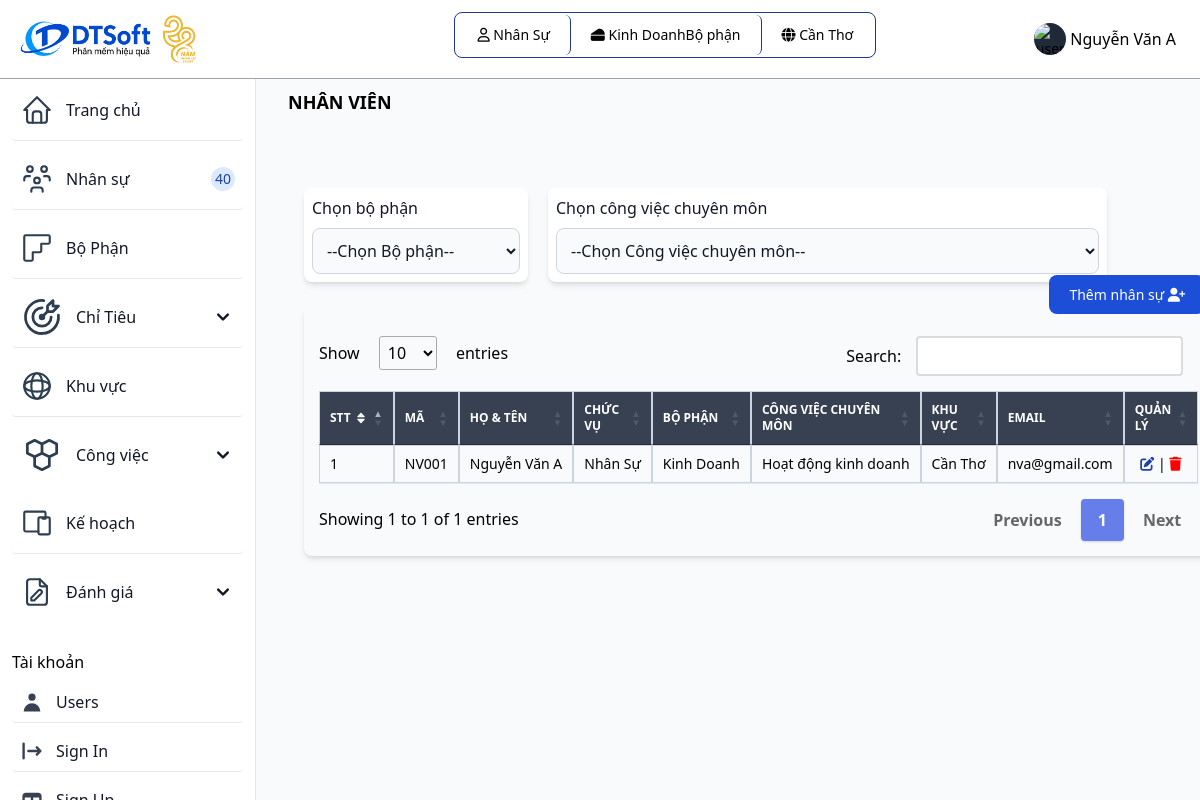
/nhanvien.php (signed in), run on an earlier commit of the app's database.
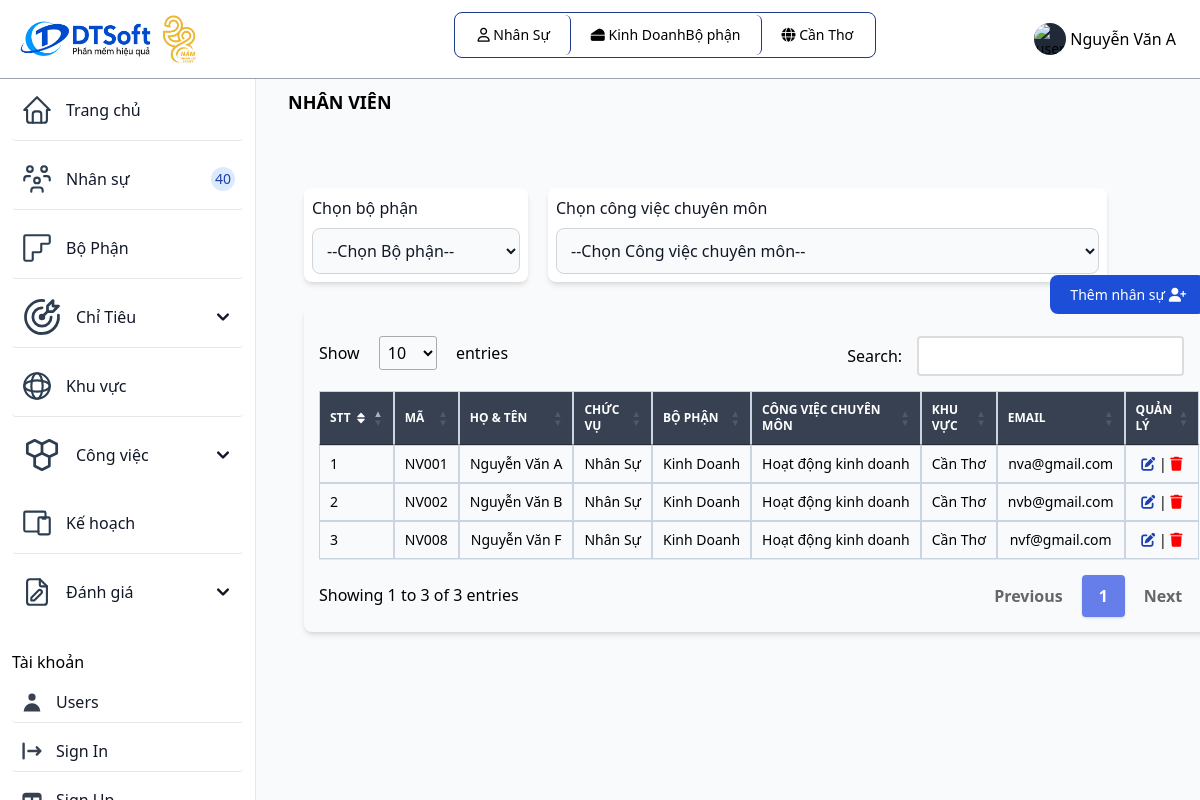
And on a later commit of the database.
### tables this page shows
CREATE TABLE `vaitro` (
  `id_vaitro` varchar(10) NOT NULL,
  `tenvaitro` varchar(255) NOT NULL,
  `mota` varchar(255) NOT NULL
);

CREATE TABLE `bophan` (
  `id_bophan` varchar(10) NOT NULL,
  `id_khuvuc` varchar(10) NOT NULL,
  `tenbophan` varchar(255) NOT NULL,
  `cvchuyenmon` varchar(255) NOT NULL
);

CREATE TABLE `khuvuc` (
  `id_khuvuc` varchar(10) NOT NULL,
  `tenkhuvuc` varchar(255) NOT NULL,
  `diachi` varchar(255) NOT NULL,
  `sdt` int(20) NOT NULL
);

CREATE TABLE `nguoidung` (
  `id_nguoidung` varchar(10) NOT NULL,
  `id_bophan` varchar(10) NOT NULL,
  `id_vaitro` varchar(10) NOT NULL,
  `id_khuvuc` varchar(10) NOT NULL,
  `tennguoidung` varchar(255) NOT NULL,
  `sdt` varchar(20) NOT NULL,
  `diachi` varchar(255) NOT NULL,
  `email` varchar(255) NOT NULL,
  `password` varchar(255) NOT NULL,
  `ngaysinh` varchar(20) NOT NULL,
  `gioitinh` varchar(255) NOT NULL
);

### nhanvien.php (the view, shortened to what this page needs)
<?php
include "inc/header.php";
include "db/database.php";
$id_vt = $_SESSION['id_vaitro'];
$id_bp = $_SESSION['id_bophan'];
$id_kv = $_SESSION['id_khuvuc'];
if ($id_vt == 'QLKV') {
  $sql = "SELECT * FROM nguoidung, vaitro, bophan, khuvuc
  WHERE nguoidung.id_khuvuc = khuvuc.id_khuvuc
  AND   nguoidung.id_vaitro = vaitro.id_vaitro
  AND   nguoidung.id_bophan = bophan.id_bophan
  AND   khuvuc.id_khuvuc = '".$id_kv."'";
  $query = mysqli_query($connect, $sql);
} else if ($id_vt = 'QLBP') {
  $sql = "SELECT * FROM nguoidung, vaitro, bophan, khuvuc
  WHERE nguoidung.id_khuvuc = khuvuc.id_khuvuc
  AND   nguoidung.id_vaitro = vaitro.id_vaitro
  AND   nguoidung.id_bophan = bophan.id_bophan
  AND   khuvuc.id_khuvuc = '".$id_kv."'
  AND   bophan.id_bophan = '".$id_bp."'
  AND nguoidung.id_vaitro NOT IN (SELECT nguoidung.id_vaitro FROM nguoidung WHERE nguoidung.id_vaitro = 'QLBP' OR nguoidung.id_vaitro = 'QLKV') ";
  $query = mysqli_query($connect, $sql);
}
?>
<div class="p-4 sm:ml-64">
  <div class="p-4 mt-14">
    <div class="mb-4 font-bold text-lg uppercase">Nhân viên</div>
    <div class="p-4 mt-14 grid">
      <div class="flex">
        <div class="shadow-md bg-white p-2 rounded-lg">
          <label for="countries" class="block mb-2 text-base font-medium text-gray-900">Chọn bộ phận</label>
          <select id="filter-select1" class="bg-gray-50 border border-gray-300 text-gray-900 text-base rounded-lg focus:ring-blue-500 focus:border-blue-500 block w-full p-2.5 dark:bg-gray-700 dark:border-gray-600 dark:placeholder-gray-400 dark:text-white dark:focus:ring-blue-500 dark:focus:border-blue-500">
            <option selected>--Chọn Bộ phận--</option>
          </select>
        </div>
        <div class="ml-5 shadow-md bg-white p-2 rounded-lg">
          <label class="block mb-2 text-base font-medium text-gray-900">Chọn công việc chuyên môn</label>
          <select id="filter-select2" class="bg-gray-50 border border-gray-300 text-gray-900 text-base rounded-lg focus:ring-blue-500 focus:border-blue-500 block w-full p-2.5 dark:bg-gray-700 dark:border-gray-600 dark:placeholder-gray-400 dark:text-white dark:focus:ring-blue-500 dark:focus:border-blue-500">
            <option selected>--Chọn Công việc chuyên môn--</option>
          </select>
        </div>
      </div>
      <div class="justify-self-end">
        <a href="themnhanvien.php" class="text-white bg-blue-700 hover:bg-blue-800 focus:ring-4 focus:ring-blue-300 font-medium rounded-lg text-sm px-5 py-2.5 mr-2 mb-2 dark:bg-blue-600 dark:hover:bg-blue-700 focus:outline-none dark:focus:ring-blue-800">
          Thêm nhân sự <i class="fa-solid fa-user-plus"></i>
        </a>
      </div>
      <div class="mb-4">
        <div class="relative overflow-x-auto shadow-md sm:rounded-lg">
          <table id="myTable1" class="w-full text-sm text-gray-500 dark:text-gray-400">
            <thead class="text-xs text-white uppercase bg-gray-700">
              <tr>
                <th class="px-3 py-3 border border-slate-300">
                  <div class="flex items-center">
                    STT
                    <a href="#"></a>
                  </div>
                </th>
                <th class="px-3 py-3 border border-slate-300">
                  Mã
                </th>
                <th class="px-3 py-3 border border-slate-300">
                  Họ & Tên
                </th>
                <th class="px-3 py-3 border border-slate-300">
                  Chức vụ
                </th>
                <th class="px-3 py-3 border border-slate-300">
                  Bộ phận
                </th>
                <th class="px-3 py-3 border border-slate-300">
                  Công việc chuyên môn
                </th>
                <th class="px-3 py-3 border border-slate-300">
                  Khu vực
                </th>
                <th class="px-3 py-3 border border-slate-300">
                  Email
                </th>
                <th class="px-3 py-3 border border-slate-300">
                  QUẢN LÝ
                </th>
              </tr>
            </thead>
            <tbody class="text-black text-center">
              <?php
              $i = 0;
              while ($row = mysqli_fetch_array($query)) {
                $i++;
              ?>
                <tr class="bg-white border-b dark:border-gray-700 hover:bg-gray-50">
                  <td class="px-5 text-left border border-slate-300"><?php echo $i ?></td>
                  <td class="text-center font-medium border border-slate-300"><?php echo $row['id_nguoidung'] ?></td>
                  <td scope="row" class="px-3 py-4 font-medium whitespace-nowrap border border-slate-300">
                    <?php echo $row['tennguoidung'] ?>
                  </td>
                  <td class="px-3 py-4 font-medium whitespace-nowrap border border-slate-300">
                    <?php echo $row['tenvaitro'] ?>
                  </td>
                  <td class="px-3 py-4 font-medium whitespace-nowrap border border-slate-300">
                    <?php echo $row['tenbophan'] ?>
                  </td>
                  <td class="px-3 py-4 font-medium whitespace-nowrap border border-slate-300">
                    <?php echo $row['cvchuyenmon'] ?>
                  </td>
                  <td class="px-3 py-4 font-medium whitespace-nowrap border border-slate-300">
                    <?php echo $row['tenkhuvuc'] ?>
                  </td>
                  <td class="px-3 py-4 font-medium whitespace-nowrap border border-slate-300 text-center">
                    <?php echo $row['email'] ?>
                  </td>
                  <td class="px-3 py-4 font-medium whitespace-nowrap border border-slate-300 text-center">
                    <a class="text-blue-800" href="chinhsuanhanvien.php?action=sua&idnhansu=<?php echo $row['id_nguoidung']  ?>">
                      <i class="fa-solid fa-pen-to-square"></i>
                    </a> |
                    <a href="xoanhanvien.php?action=xoa&idnhansu=<?php echo $row['id_nguoidung']  ?>">
                      <i class="fa-solid fa-trash" style="color: red;"></i>
                    </a>
                  </td>
                </tr>
              <?php
              }
              ?>
            </tbody>
          </table>
        </div>
      </div>
    </div>
  </div>
  </body>
  </html>

### inc/header.php (shortened to what this page needs)
<?php
 include_once('db/connect.php');
?>
<!DOCTYPE html>
<html lang="en">
<head>
	<link href="https://unpkg.com/tailwindcss@2.2.19/dist/tailwind.min.css" rel=" stylesheet">
  <link rel="stylesheet" href="https://cdnjs.cloudflare.com/ajax/libs/font-awesome/6.4.0/css/all.min.css">
	<link href="https://cdn.datatables.net/1.10.19/css/jquery.dataTables.min.css" rel="stylesheet">
	<link href="https://cdn.datatables.net/responsive/2.2.3/css/responsive.dataTables.min.css" rel="stylesheet">
  <script src="https://cdn.tailwindcss.com"></script>
</head>
<body class="g-sidenav-show bg-slate-50" id="draggable">
  <nav class="fixed top-0 z-50 w-full bg-white border-b border-gray-400 dark:border-gray-100 text-black">
        <div class="px-3 py-3 lg:px-5 lg:pl-3">
          <div class="flex items-center justify-between">
            <div class="flex items-center justify-start">
              <a href="index.php" class="flex ml-2 md:mr-24">
                <img src="assets/img/logo.jpg" class="h-12 mr-3" alt="FlowBite Logo" />
              </a>
            </div>
	    <div class="flex items-center justify-start relative inline-flex items-center p-0.5 mb-2 mr-2 text-sm font-medium rounded-lg border border-blue-900">
              <span class="relative px-5 py-2.5 bg-white rounded-md border-r border-blue-900">
                <i class="fa-regular fa-user"></i>
                  <?php
                    $sql = "SELECT tenvaitro from vaitro where id_vaitro = '" . $_SESSION['id_vaitro'] ."'";
                    $result = mysqli_query($connect, $sql);
                    $row = mysqli_fetch_array($result);
                    echo $row['tenvaitro'];
                  ?>
              </span>
              <span class="relative px-5 py-2.5 bg-white rounded-md border-r border-blue-900">
              <i class="fa-solid fa-cheese"></i>
                  <?php
                    if(!empty($_SESSION['id_bophan'])){
                      $sql = "SELECT tenbophan from bophan where id_bophan = '" . $_SESSION['id_bophan'] ."'";
                      $result = mysqli_query($connect, $sql);
                      $row = mysqli_fetch_array($result);
                      echo $row['tenbophan'];
                    } echo "Bộ phận";
                  ?>
              </span>
              <span class="relative px-5 py-2.5 bg-white rounded-md">
                  <i class="fa-solid fa-globe"></i>
                  <?php
                    $sql = "SELECT tenkhuvuc from khuvuc where id_khuvuc = '" . $_SESSION['id_khuvuc'] ."'";
                    $result = mysqli_query($connect, $sql);
                    $row = mysqli_fetch_array($result);
                    echo $row['tenkhuvuc'];
                  ?>
              </span>
            </div>
            <div class="flex items-center">
                <div class="flex items-center ml-3">
                  <div class="flex">
                    <button type="button" class="flex text-sm bg-gray-800 rounded-full focus:ring-4 focus:ring-gray-300 dark:focus:ring-gray-600" aria-expanded="false" data-dropdown-toggle="dropdown-user">
                      <img class="w-8 h-8 rounded-full" src="https://flowbite.com/docs/images/people/profile-picture-5.jpg" alt="user photo">
                    </button>
                    <span class="text-black p-1 cursor-pointer" data-dropdown-toggle="dropdown-user"><?php echo $_SESSION['tennguoidung']; ?></span>
                  </div>
                </div>
              </div>
          </div>
        </div>
      </nav>
      <aside id="logo-sidebar" class="fixed top-0 left-0 z-40 w-64 h-screen pt-20 transition-transform -translate-x-full bg-white border-r border-gray-200 sm:translate-x-0 dark:border-gray-100
      h-96 overflow-y-scroll scrollbar-thick scrollbar-thumb-blue-500 scrollbar-track-blue-100
      " aria-label="Sidebar">
         <div class="h-full px-3 pb-4 overflow-y-auto bg-white">
            <ul class="space-y-2 font-medium">
               <li class="border-b rounded">
                  <a href="index.php" class="flex items-center p-2 text-gray-900 rounded-lg dark:text-black hover:bg-gray-100 dark:hover:bg-gray-200">
                     <span class="ml-3">Trang chủ</span>
                  </a>
               </li>
               <li class="border-b rounded">
                  <a href="nhanvien.php" class="flex items-center p-2 text-gray-900 rounded-lg dark:text-black hover:bg-gray-100 dark:hover:bg-gray-200">
                     <span class="flex-1 ml-3 whitespace-nowrap">Nhân sự</span>
                     <span class="inline-flex items-center justify-center w-3 h-3 p-3 ml-3 text-sm font-medium text-blue-800 bg-blue-100 rounded-full dark:bg-blue-700 dark:text-white">40</span>
                  </a>
               </li>
               <li class="border-b rounded">
                  <a href="bophan.php" class="flex items-center p-2 text-gray-900 rounded-lg dark:text-black hover:bg-gray-100 dark:hover:bg-gray-200">
                    <span class="flex-1 ml-3 whitespace-nowrap">Bộ Phận</span>
                  </a>
               </li>
               <li class="border-b rounded">
                  <button type="button" class="flex items-center w-full p-2 text-gray-900 transition duration-75 rounded-lg group hover:bg-gray-100 dark:text-black hover:bg-gray-200" aria-controls="dropdown-cv" data-collapse-toggle="dropdown-ct">
                    <span class="flex-1 ml-3 text-left whitespace-nowrap">Chỉ Tiêu</span>
                    <svg class="w-6 h-6" fill="currentColor" viewBox="0 0 20 20" xmlns="http://www.w3.org/2000/svg">
                      <path fill-rule="evenodd" d="M5.293 7.293a1 1 0 011.414 0L10 10.586l3.293-3.293a1 1 0 111.414 1.414l-4 4a1 1 0 01-1.414 0l-4-4a1 1 0 010-1.414z" clip-rule="evenodd"></path>
                    </svg>
                  </button>
               </li>
               <li class="border-b rounded">
                  <a href="khuvuc.php" class="flex items-center p-2 text-gray-900 rounded-lg dark:text-black hover:bg-gray-100 dark:hover:bg-gray-200">
                    <span class="flex-1 ml-3 whitespace-nowrap">Khu vực</span>
                  </a>
               </li>
               <li>
                  <button type="button" class="flex items-center w-full p-2 text-gray-900 transition duration-75 rounded-lg group hover:bg-gray-100 dark:text-black hover:bg-gray-200" aria-controls="dropdown-cv" data-collapse-toggle="dropdown-cv">
                    <span class="flex-1 ml-3 text-left whitespace-nowrap">Công việc</span>
                    <svg class="w-6 h-6" fill="currentColor" viewBox="0 0 20 20" xmlns="http://www.w3.org/2000/svg">
                      <path fill-rule="evenodd" d="M5.293 7.293a1 1 0 011.414 0L10 10.586l3.293-3.293a1 1 0 111.414 1.414l-4 4a1 1 0 01-1.414 0l-4-4a1 1 0 010-1.414z" clip-rule="evenodd"></path>
                    </svg>
                  </button>
               </li>
               <li class="border-b rounded">
                  <a href="kehoachgiaoviec.php" class="flex items-center p-2 text-gray-900 rounded-lg dark:text-black hover:bg-gray-100 dark:hover:bg-gray-200">
                    <span class="flex-1 ml-3 whitespace-nowrap">Kế hoạch</span>
                  </a>
               </li>
               <li>
                <button type="button" class="flex items-center w-full p-2 text-gray-900 transition duration-75 rounded-lg group hover:bg-gray-100 dark:text-black hover:bg-gray-200" aria-controls="dropdown-example" data-collapse-toggle="dropdown-example">
                      <span class="flex-1 ml-3 text-left whitespace-nowrap">Đánh giá</span>
                      <svg class="w-6 h-6" fill="currentColor" viewBox="0 0 20 20" xmlns="http://www.w3.org/2000/svg"><path fill-rule="evenodd" d="M5.293 7.293a1 1 0 011.414 0L10 10.586l3.293-3.293a1 1 0 111.414 1.414l-4 4a1 1 0 01-1.414 0l-4-4a1 1 0 010-1.414z" clip-rule="evenodd"></path></svg>
                </button>
             </li>
               <li class="pt-5">Tài khoản</li>
                <li class="border-b rounded">
                    <a href="#" class="flex items-center p-2 text-gray-900 rounded-lg dark:text-black hover:bg-gray-100 dark:hover:bg-gray-200">
                      <span class="flex-1 ml-3 whitespace-nowrap">Users</span>
                    </a>
                </li>
                <li class="border-b rounded">
                    <a href="login.php" class="flex items-center p-2 text-gray-900 rounded-lg dark:text-black hover:bg-gray-100 dark:hover:bg-gray-200">
                      <span class="flex-1 ml-3 whitespace-nowrap">Sign In</span>
                    </a>
                </li>
                <li class="">
                    <a href="#" class="flex items-center p-2 text-gray-900 rounded-lg dark:text-black hover:bg-gray-100 dark:hover:bg-gray-200">
                      <span class="flex-1 ml-3 whitespace-nowrap">Sign Up</span>
                    </a>
                </li>
            </ul>
         </div>
      </aside>

### inc/header.php (style rules this page uses)
table.dataTable.no-footer { border-bottom: 1px solid #e2e8f0; margin-top: 0.75em; margin-bottom: 0.75em; }

What changed in the data, as far as the page shows it:
now on this page (row edited): nguoidung: id_nguoidung "NV002", tennguoidung "Nguyễn Văn B", id_vaitro.tenvaitro "Nhân Sự", id_bophan.tenbophan "Kinh Doanh", id_bophan.cvchuyenmon "Hoạt động kinh doanh", id_khuvuc.tenkhuvuc "Cần Thơ", email "nvb@gmail.com"
added nguoidung: id_nguoidung "NV008", tennguoidung "Nguyễn Văn F", id_vaitro.tenvaitro "Nhân Sự", id_bophan.tenbophan "Kinh Doanh", id_bophan.cvchuyenmon "Hoạt động kinh doanh", id_khuvuc.tenkhuvuc "Cần Thơ", email "nvf@gmail.com"
Also different on the page:
text written by a page script: "Show entries Search: Showing 1 to 1 of 1 entries Previous 1 Next" → "Show entries Search: Showing 1 to 3 of 3 entries Previous 1 Next"
